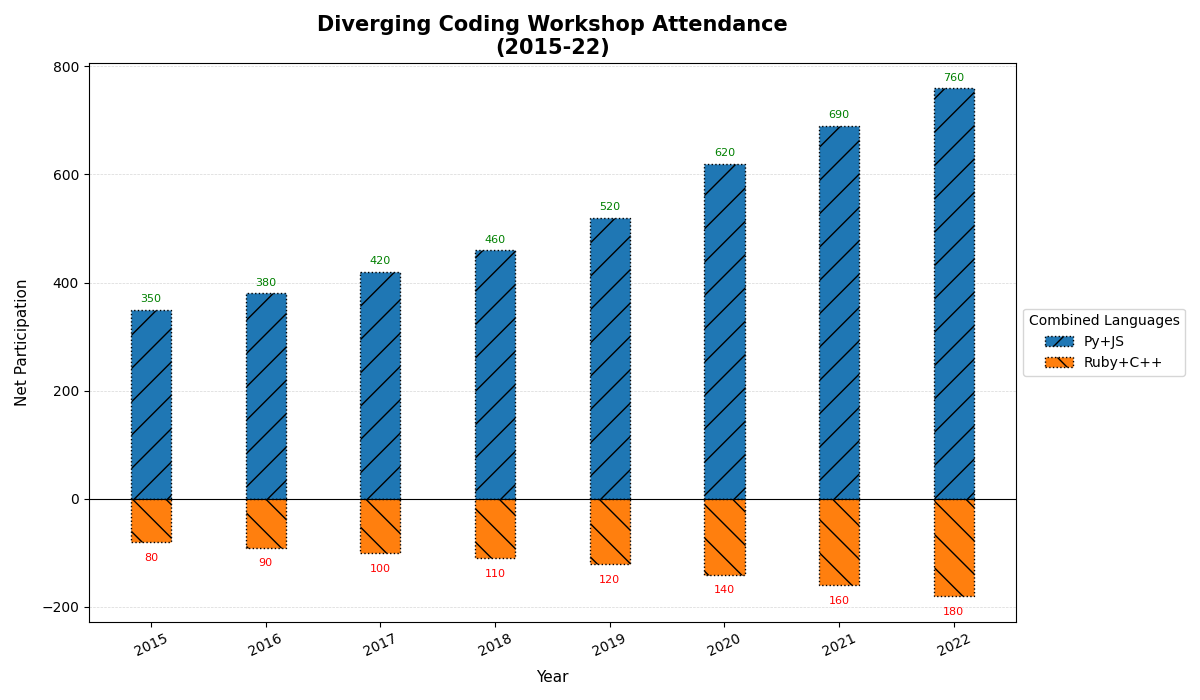

This chart was generated by the following Python code:
import matplotlib.pyplot as plt
import numpy as np

years = np.array(['2015', '2016', '2017', '2018', '2019', '2020', '2021', '2022'])
languages = ['Py+JS', 'Ruby+C++']
participants = np.array([
    [200, 150, 50, 30],   
    [220, 160, 55, 35],   
    [250, 170, 60, 40],   
    [280, 180, 65, 45],   
    [320, 200, 70, 50],   
    [400, 220, 80, 60],   
    [450, 240, 90, 70],   
    [500, 260, 100, 80],  
])
# New diverging data setup
participants_pro = participants[:, [0, 1]].sum(axis=1)
participants_anti = -participants[:, [2, 3]].sum(axis=1)

fig, ax = plt.subplots(figsize=(12, 7))
half_bar_width = 0.35  

x = np.arange(len(years))

# Plot positive half for Py and JS combined
ax.bar(x, participants_pro, width=half_bar_width, label='Py+JS', edgecolor='black', linestyle=':', hatch='/')

# Plot negative half for Ruby and C++ combined
ax.bar(x, participants_anti, width=half_bar_width, label='Ruby+C++', edgecolor='black', linestyle=':', hatch='\\')

# Add data labels for positive and negative bars
for i, (pro, anti) in enumerate(zip(participants_pro, participants_anti)):
    ax.text(i, pro + 10, f"{pro}", ha='center', va='bottom', fontsize=8, color='green')
    ax.text(i, anti - 20, f"{-anti}", ha='center', va='top', fontsize=8, color='red')

ax.axhline(0, color='black', linewidth=0.8)

ax.set_xlabel('Year', fontsize=11, labelpad=8)
ax.set_ylabel('Net Participation', fontsize=11, labelpad=8)
ax.set_title('Diverging Coding Workshop Attendance\n(2015-22)', fontsize=15, fontweight='bold')
ax.set_xticks(x)
ax.set_xticklabels(years, rotation=25)
ax.legend(title='Combined Languages', loc='center left', bbox_to_anchor=(1, 0.5))

ax.yaxis.grid(True, linestyle='--', linewidth=0.5, alpha=0.5)
ax.set_axisbelow(True)

plt.tight_layout()
plt.show()
